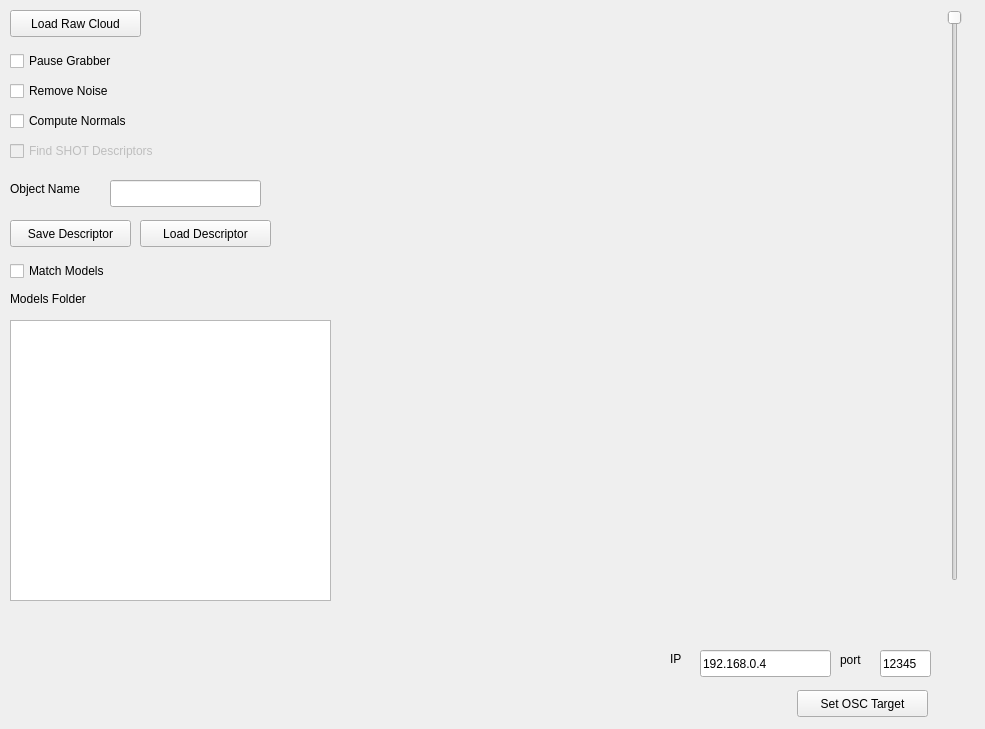
<?xml version="1.0" encoding="UTF-8"?>
<ui version="4.0">
 <class>KinectPclOsc</class>
 <widget class="QMainWindow" name="KinectPclOsc">
  <property name="geometry">
   <rect>
    <x>0</x>
    <y>0</y>
    <width>985</width>
    <height>729</height>
   </rect>
  </property>
  <property name="sizePolicy">
   <sizepolicy hsizetype="Expanding" vsizetype="Expanding">
    <horstretch>1</horstretch>
    <verstretch>1</verstretch>
   </sizepolicy>
  </property>
  <property name="windowTitle">
   <string/>
  </property>
  <property name="iconSize">
   <size>
    <width>22</width>
    <height>22</height>
   </size>
  </property>
  <widget class="QWidget" name="centralwidget">
   <property name="enabled">
    <bool>true</bool>
   </property>
   <property name="sizePolicy">
    <sizepolicy hsizetype="Expanding" vsizetype="Expanding">
     <horstretch>255</horstretch>
     <verstretch>255</verstretch>
    </sizepolicy>
   </property>
   <widget class="QVTKWidget" name="qvtk_widget">
    <property name="geometry">
     <rect>
      <x>350</x>
      <y>10</y>
      <width>571</width>
      <height>441</height>
     </rect>
    </property>
   </widget>
   <widget class="QCheckBox" name="pauseCheckBox">
    <property name="geometry">
     <rect>
      <x>10</x>
      <y>50</y>
      <width>131</width>
      <height>22</height>
     </rect>
    </property>
    <property name="text">
     <string>Pause Grabber</string>
    </property>
   </widget>
   <widget class="QCheckBox" name="computeNormalsCheckbox">
    <property name="geometry">
     <rect>
      <x>10</x>
      <y>110</y>
      <width>151</width>
      <height>22</height>
     </rect>
    </property>
    <property name="text">
     <string>Compute Normals</string>
    </property>
   </widget>
   <widget class="QCheckBox" name="findSHOTdescriptors">
    <property name="enabled">
     <bool>false</bool>
    </property>
    <property name="geometry">
     <rect>
      <x>10</x>
      <y>140</y>
      <width>181</width>
      <height>22</height>
     </rect>
    </property>
    <property name="text">
     <string>Find SHOT Descriptors</string>
    </property>
   </widget>
   <widget class="QPushButton" name="saveDescriptorButton">
    <property name="geometry">
     <rect>
      <x>10</x>
      <y>220</y>
      <width>121</width>
      <height>27</height>
     </rect>
    </property>
    <property name="text">
     <string>Save Descriptor</string>
    </property>
   </widget>
   <widget class="QLineEdit" name="objectNameTextInput">
    <property name="geometry">
     <rect>
      <x>110</x>
      <y>180</y>
      <width>151</width>
      <height>27</height>
     </rect>
    </property>
   </widget>
   <widget class="QLabel" name="label_3">
    <property name="geometry">
     <rect>
      <x>10</x>
      <y>180</y>
      <width>91</width>
      <height>17</height>
     </rect>
    </property>
    <property name="text">
     <string>Object Name</string>
    </property>
   </widget>
   <widget class="QCheckBox" name="matchModelsCheckbox">
    <property name="geometry">
     <rect>
      <x>10</x>
      <y>260</y>
      <width>131</width>
      <height>22</height>
     </rect>
    </property>
    <property name="text">
     <string>Match Models</string>
    </property>
   </widget>
   <widget class="QListView" name="modelListView">
    <property name="geometry">
     <rect>
      <x>10</x>
      <y>320</y>
      <width>321</width>
      <height>281</height>
     </rect>
    </property>
   </widget>
   <widget class="QPushButton" name="loadDescriptorButton">
    <property name="geometry">
     <rect>
      <x>140</x>
      <y>220</y>
      <width>131</width>
      <height>27</height>
     </rect>
    </property>
    <property name="text">
     <string>Load Descriptor</string>
    </property>
   </widget>
   <widget class="QPushButton" name="loadRawCloudButton">
    <property name="geometry">
     <rect>
      <x>10</x>
      <y>10</y>
      <width>131</width>
      <height>27</height>
     </rect>
    </property>
    <property name="text">
     <string>Load Raw Cloud</string>
    </property>
   </widget>
   <widget class="QCheckBox" name="removeNoiseCheckBox">
    <property name="geometry">
     <rect>
      <x>10</x>
      <y>80</y>
      <width>141</width>
      <height>22</height>
     </rect>
    </property>
    <property name="text">
     <string>Remove Noise</string>
    </property>
    <property name="checked">
     <bool>false</bool>
    </property>
   </widget>
   <widget class="QLineEdit" name="ipTextInput">
    <property name="geometry">
     <rect>
      <x>700</x>
      <y>650</y>
      <width>131</width>
      <height>27</height>
     </rect>
    </property>
    <property name="text">
     <string>192.168.0.4</string>
    </property>
   </widget>
   <widget class="QLabel" name="label_4">
    <property name="geometry">
     <rect>
      <x>670</x>
      <y>650</y>
      <width>21</width>
      <height>17</height>
     </rect>
    </property>
    <property name="text">
     <string>IP</string>
    </property>
   </widget>
   <widget class="QLabel" name="label_5">
    <property name="geometry">
     <rect>
      <x>840</x>
      <y>650</y>
      <width>31</width>
      <height>20</height>
     </rect>
    </property>
    <property name="text">
     <string>port</string>
    </property>
   </widget>
   <widget class="QLineEdit" name="portTextInput">
    <property name="geometry">
     <rect>
      <x>880</x>
      <y>650</y>
      <width>51</width>
      <height>27</height>
     </rect>
    </property>
    <property name="text">
     <string>12345</string>
    </property>
   </widget>
   <widget class="QPushButton" name="setOscTargetButton">
    <property name="geometry">
     <rect>
      <x>797</x>
      <y>690</y>
      <width>131</width>
      <height>27</height>
     </rect>
    </property>
    <property name="text">
     <string>Set OSC Target</string>
    </property>
   </widget>
   <widget class="QLabel" name="label_6">
    <property name="geometry">
     <rect>
      <x>10</x>
      <y>290</y>
      <width>101</width>
      <height>17</height>
     </rect>
    </property>
    <property name="text">
     <string>Models Folder</string>
    </property>
   </widget>
   <widget class="QSlider" name="depthThresholdSlider">
    <property name="geometry">
     <rect>
      <x>940</x>
      <y>10</y>
      <width>29</width>
      <height>571</height>
     </rect>
    </property>
    <property name="minimum">
     <number>250</number>
    </property>
    <property name="maximum">
     <number>2500</number>
    </property>
    <property name="pageStep">
     <number>1</number>
    </property>
    <property name="orientation">
     <enum>Qt::Vertical</enum>
    </property>
    <property name="invertedAppearance">
     <bool>true</bool>
    </property>
    <property name="invertedControls">
     <bool>true</bool>
    </property>
   </widget>
  </widget>
 </widget>
 <customwidgets>
  <customwidget>
   <class>QVTKWidget</class>
   <extends>QWidget</extends>
   <header>QVTKWidget.h</header>
  </customwidget>
 </customwidgets>
 <resources/>
 <connections/>
</ui>
